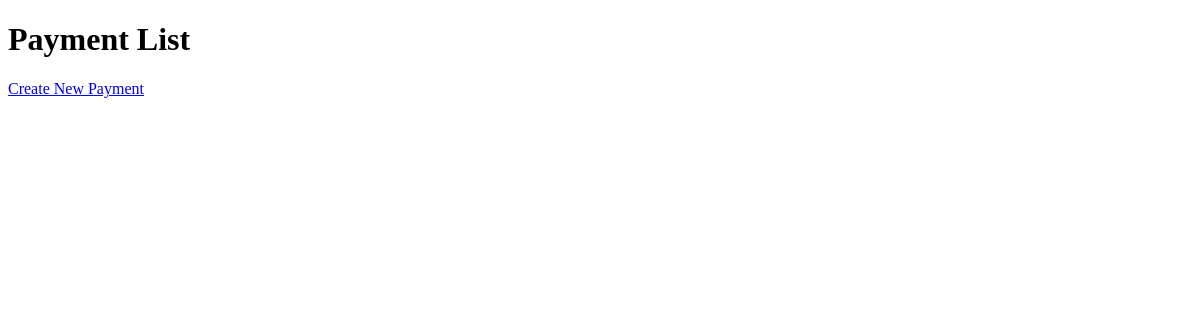
Before: /payment/payments/list/ with the older database file.
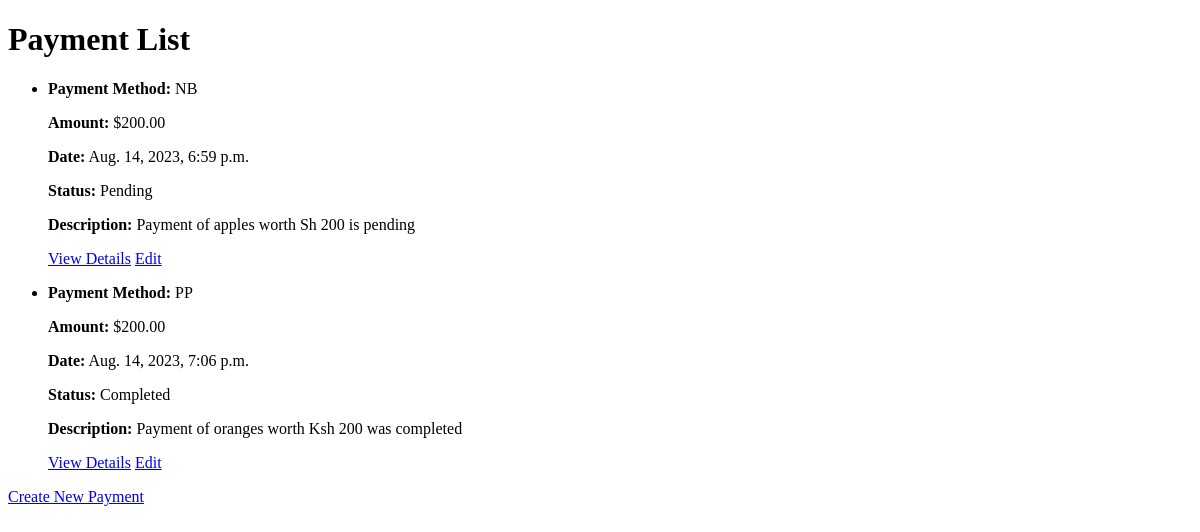
After: the same page with the newer database file.
### payment/models.py (models this page shows)
class Payment(models.Model):
    PAYMENT_METHODS = (
        ('NB', 'Lipa na Mpesa'),
        ('PP', 'Cash')
    )
    STATUS_CHOICES = (
        ('P', 'Pending'),
        ('C', 'Completed'),
        ('F', 'Failed'),
    )
    payment_method = models.CharField(max_length=2, choices=PAYMENT_METHODS)
    amount = models.DecimalField(max_digits=8, decimal_places=2)
    date = models.DateTimeField(auto_now_add=True)
    status = models.CharField(max_length=1, choices=STATUS_CHOICES)
    description = models.TextField()

### payment/views.py (the view)
# urls.py: path('payments/list/', views.payment_list, name='payment_list'),
def payment_list(request):
    payments = Payment.objects.all()
    return render(request, 'payment/payment_list.html', {'payments': payments})

### templates/payment/payment_list.html (shortened to what this page needs)
<!DOCTYPE html>
<html lang="en">
<head>
</head>
<body>
    <h1>Payment List</h1>
    <div class="payment-list">
        <ul>
            {% for payment in payments %}
        <li>
        <p><strong>Payment Method:</strong> {{ payment.payment_method }}</p>
        <p><strong>Amount:</strong> ${{ payment.amount }}</p>
        <p><strong>Date:</strong> {{ payment.date }}</p>
        <p><strong>Status:</strong> {{ payment.get_status_display }}</p>
        <p><strong>Description:</strong> {{ payment.description }}</p>
    <div class="actions">
        <a href="{% url 'payment_detail' pk=payment.pk %}">View Details</a>
        <a href="{% url 'edit_payment' payment.id %}">Edit</a>
    </div>
    </li>
    {% endfor %}
    </ul>
    </div>
    <div class="navigation">
        <a href="{% url 'create_payment' %}">Create New Payment</a>
    </div>
</body>
</html>

Changed rows visible on the page:
added Payment: payment_method "NB", amount "200.00", date "Aug. 14, 2023, 6:59 p.m.", status "Pending", description "Payment of apples worth Sh 200 is pending"
added Payment: payment_method "PP", amount "200.00", date "Aug. 14, 2023, 7:06 p.m.", status "Completed", description "Payment of oranges worth Ksh 200 was completed"
